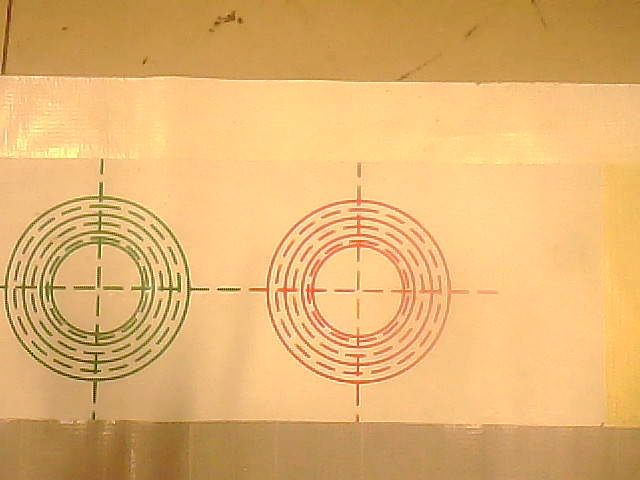
#> input picture legacy/src/data/sh.jpg, 640 x 480 px; its folder holds only this picture in this run
$ python -i VisionUtils.py   (imports and definitions only)
#> lines starting #> are read from the running program, lines starting #| are printed output that depends on the picture
#> further down, picture is the input picture: shape (480, 640, 3); mean B, G, R 112.7, 178.6, 226.6
import numpy as np
import cv2
import queue, threading
from XmlProcess import xmlReadCenter
from PIL import Image, ImageDraw, ImageFont

lastContent = ""
# 拍一张照片，路径存储于 ./data/<name>.jpg
# dev=0: Inc, dev=1: Top
# mode=1 进行预处理
# [178 lines left out: functions capture, moving_detect, precondition, mask_find_b_boxs, mask_find_b_boxs2, get_the_most_credible_box and 3 more, not called in this run]


# 获取色环的圆心像素坐标
def getCircleCenter(img:np.ndarray):
    result = []
    img_calc = cv2.GaussianBlur(img, (5, 5), 0)
    img_calc = img
    img_gray = cv2.cvtColor(img_calc, cv2.COLOR_BGR2GRAY)
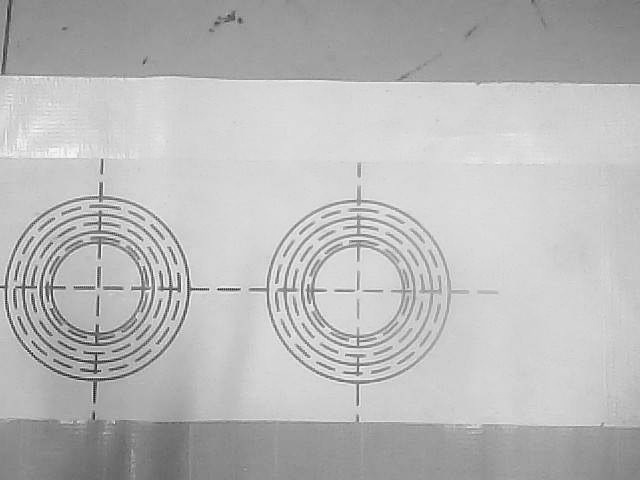
#> img_gray: shape (480, 640); min 13, max 249, mean 185.5

    img_binary = cv2.adaptiveThreshold(~img_gray, 255,
                                cv2.ADAPTIVE_THRESH_GAUSSIAN_C, cv2.THRESH_BINARY, 15, -10)
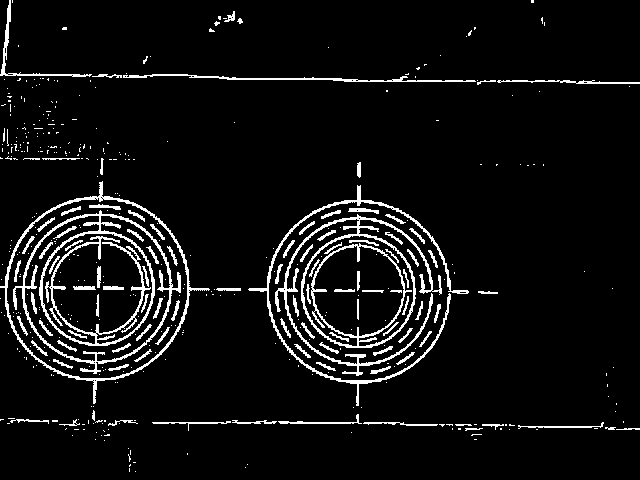
#> img_binary: shape (480, 640); 6.3% white in thin lines or dots
    erode_kernel = np.ones((1, 1), dtype=np.uint8)
    erosion_binary = cv2.erode(img_binary, kernel=erode_kernel, iterations=1)
    # cv2.imshow("video in deal", erosion_binary)
    circles = cv2.HoughCircles(erosion_binary, cv2.HOUGH_GRADIENT, 1, 100)
#> circles = [[356.5, 291.5, 90.7], [94.5, 290.5, 90.9]]

    # circles = cv2.HoughCircles(img_gray, cv2.HOUGH_GRADIENT, 1, 100)
    if circles is not None and len(circles) != 0:
        circles = np.round(circles[0, :]).astype('int')
#> circles = [[356, 292, 91], [94, 290, 91]]
        for (x, y, r) in circles:
            result.append(tuple([x, y, r]))
#> this loop made 2 passes
#> after the loop, result = [(356, 292, 91), (94, 290, 91)]
    return result


# 利用K-means算法找出k个最准确的圆心
# [24 lines left out: functions getKmeansCenter, get_the_most_credible_circle, not called in this run]


class VideoCapture:
    # [25 lines left out: functions __init__, _reader, not called in this run]

    def read(self):
        return self.q.get()

    def terminate(self):
        self.stop_threads = True
        self.cap.release()


# [31 lines left out: functions cv2AddChineseText, reflashScreen, not called in this run]


# [2 lines not run here, left out]

>>> import cv2
>>> picture = cv2.imread('data/sh.jpg')
>>> result = getCircleCenter(picture)
#> result = [(356, 292, 91), (94, 290, 91)]

$ run again, on legacy/src/data/img.png
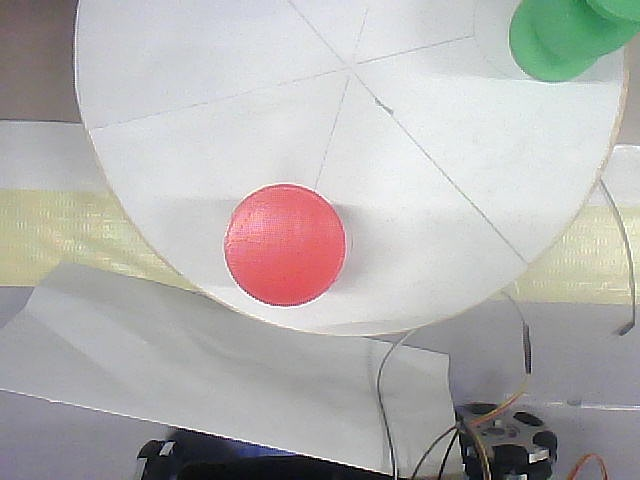
#> input picture legacy/src/data/img.png, 640 x 480 px
#> picture is the input picture: shape (480, 640, 3); mean B, G, R 176.3, 177.7, 179.6
#> in getCircleCenter, `img_gray = cv2.cvtColor(img_calc, cv2.COLOR_BGR2GRAY)`:
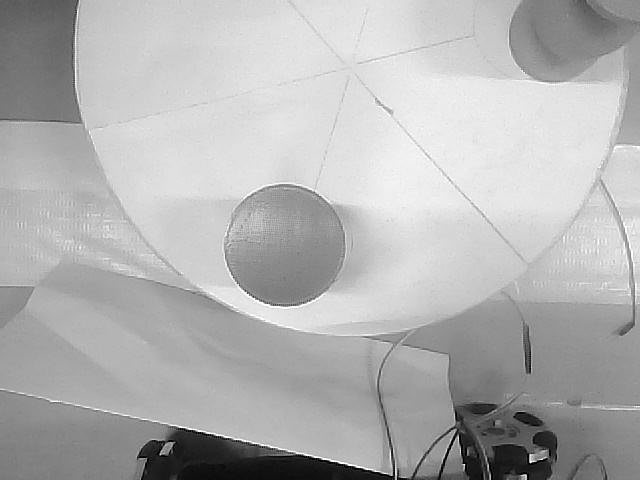
#> img_gray: shape (480, 640); min 0, max 255, mean 178.1
#> in getCircleCenter, `img_binary = cv2.adaptiveThreshold(~img_gray, 255, cv2.ADAPTIVE_THRESH..`:
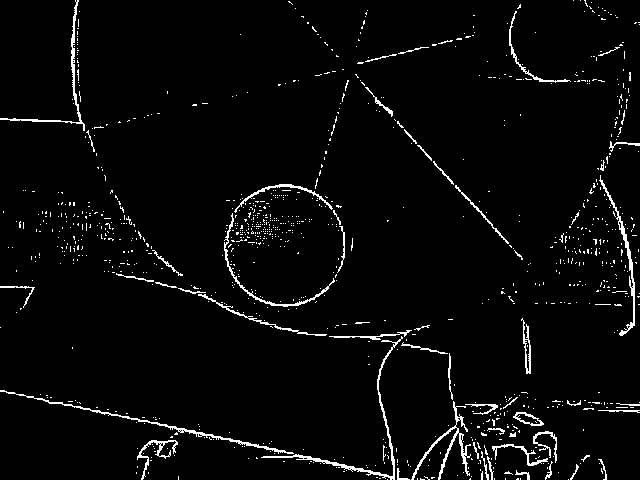
#> img_binary: shape (480, 640); 3.4% white in thin lines or dots
#> circles = None
#> result = []
